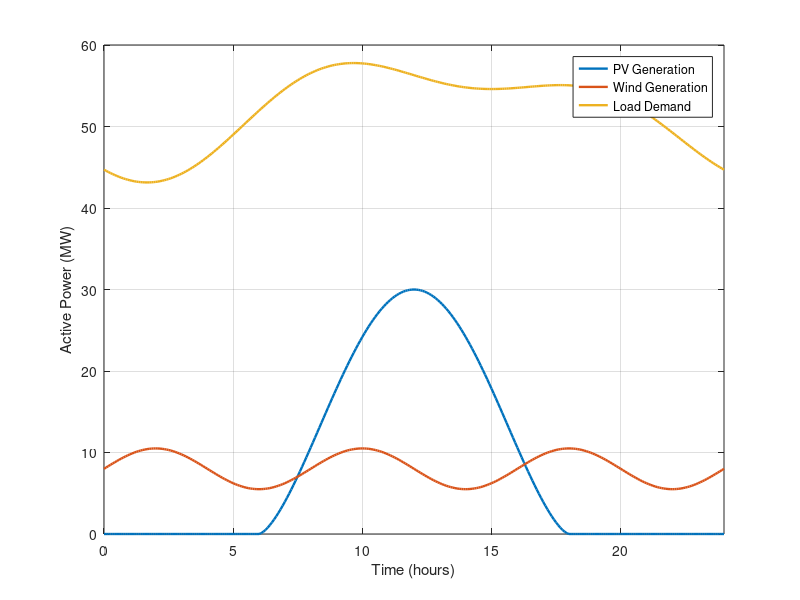

This figure's MATLAB source: (Note: this script raises an error after producing the figure.)
%% FIG. 4 - 24-HOUR SOURCE AND LOAD PROFILES
% AC Bio-Inspired Microgrid Architecture
%
% Required actual CSV file:
% microgrid_logs.csv
%
% Required columns:
% Time_s, PV_MW, Wind_MW, Load_MW
%
% Optional BESS columns:
% BESS_P_MW, BESS_SOC_pct
%
% If the CSV is missing or contains only headers,
% an illustrative preview is generated and labelled accordingly.
% Preview data is NOT a MATLAB/Simulink simulation result.

clear;
clc;
close all;

%% 1. OUTPUT FOLDER

outFolder = fullfile(pwd, 'microgrid_figures');

if ~exist(outFolder, 'dir')
    mkdir(outFolder);
end

csvFile = fullfile(pwd, 'microgrid_logs.csv');

%% 2. LOAD ACTUAL DATA OR CREATE AN ILLUSTRATIVE PREVIEW

usePreview = true;
hasBESS = false;

if isfile(csvFile)

    try
        T = readtable(csvFile);

        requiredColumns = ...
            {'Time_s','PV_MW','Wind_MW','Load_MW'};

        if height(T) > 1 && ...
                all(ismember(requiredColumns, ...
                T.Properties.VariableNames))

            time_s = T.Time_s;
            PV_MW = T.PV_MW;
            Wind_MW = T.Wind_MW;
            Load_MW = T.Load_MW;

            valid = isnumeric(time_s) && ...
                isnumeric(PV_MW) && ...
                isnumeric(Wind_MW) && ...
                isnumeric(Load_MW);

            if valid
                valid = all(isfinite(time_s)) && ...
                    all(isfinite(PV_MW)) && ...
                    all(isfinite(Wind_MW)) && ...
                    all(isfinite(Load_MW));
            end

            if valid && numel(time_s) > 1 && ...
                    all(diff(time_s) > 0)

                time_h = time_s / 3600;
                usePreview = false;

                if ismember('BESS_P_MW', ...
                        T.Properties.VariableNames) && ...
                   ismember('BESS_SOC_pct', ...
                        T.Properties.VariableNames)

                    bp = T.BESS_P_MW;
                    bs = T.BESS_SOC_pct;

                    if isnumeric(bp) && isnumeric(bs) && ...
                            any(isfinite(bp)) && ...
                            any(isfinite(bs))

                        hasBESS = true;
                        BESS_P_MW = bp;
                        BESS_SOC_pct = bs;

                    end
                end

                fprintf('Loaded data from: %s\n', csvFile);

            end
        end

    catch ME
        fprintf('CSV could not be read: %s\n', ME.message);
    end
end

%% 3. CREATE PREVIEW IF ACTUAL DATA IS UNAVAILABLE

if usePreview

    fprintf('\nNo valid simulation data found.\n');
    fprintf('Creating ILLUSTRATIVE PREVIEW ONLY.\n');

    time_h = linspace(0, 24, 289)';

    % Illustrative solar profile, MW
    solarShape = max(0, ...
        sin(pi*(time_h - 6)/12));

    PV_MW = 30 * solarShape.^1.5;

    % Illustrative wind profile, MW
    Wind_MW = 8 + 2.5 * ...
        sin(2*pi*time_h/8);

    Wind_MW = max(Wind_MW, 0);

    % Illustrative load profile, MW
    Load_MW = 52 ...
        + 6*sin(2*pi*(time_h - 7)/24) ...
        + 3*sin(4*pi*(time_h - 5)/24);

    % No BESS is invented for the preview.
    hasBESS = false;

end

%% 4. VALIDATE ARRAYS

time_h = time_h(:);
PV_MW = PV_MW(:);
Wind_MW = Wind_MW(:);
Load_MW = Load_MW(:);

if numel(time_h) ~= numel(PV_MW) || ...
   numel(time_h) ~= numel(Wind_MW) || ...
   numel(time_h) ~= numel(Load_MW)

    error('Time, PV, wind and load arrays must have equal lengths.');
end

if any(~isfinite(time_h)) || ...
   any(~isfinite(PV_MW)) || ...
   any(~isfinite(Wind_MW)) || ...
   any(~isfinite(Load_MW))

    error('The profile contains missing or non-finite data.');
end

%% 5. GENERATE FIGURE

fig = figure( ...
    'Color','w', ...
    'Name','Fig. 4 - 24-Hour Source and Load Profiles', ...
    'Position',[100 100 1150 720]);

if hasBESS

    %% TOP PANEL - GENERATION AND LOAD

    subplot(2,1,1);

    plot(time_h, PV_MW, 'LineWidth',1.6);
    hold on;

    plot(time_h, Wind_MW, 'LineWidth',1.6);
    plot(time_h, Load_MW, 'LineWidth',1.6);

    ylabel('Active Power (MW)');

    legend('PV Generation', ...
        'Wind Generation', ...
        'Load Demand', ...
        'Location','best');

    title('24-Hour Generation and Load');

    grid on;
    xlim([min(time_h), max(time_h)]);

    %% BOTTOM PANEL - BESS POWER AND STATE OF CHARGE

    subplot(2,1,2);

    yyaxis left;

    plot(time_h, BESS_P_MW, 'LineWidth',1.5);

    ylabel('BESS Power (MW)');

    yyaxis right;

    plot(time_h, BESS_SOC_pct, '--', ...
        'LineWidth',1.5);

    ylabel('State of Charge (%)');
    ylim([0 100]);

    xlabel('Time (hours)');

    title('Battery Power and State of Charge');

    grid on;
    xlim([min(time_h), max(time_h)]);

else

    %% SINGLE PANEL - GENERATION AND LOAD

    plot(time_h, PV_MW, 'LineWidth',1.7);
    hold on;

    plot(time_h, Wind_MW, 'LineWidth',1.7);
    plot(time_h, Load_MW, 'LineWidth',1.7);

    xlabel('Time (hours)');
    ylabel('Active Power (MW)');

    legend('PV Generation', ...
        'Wind Generation', ...
        'Load Demand', ...
        'Location','best');

    grid on;
    xlim([min(time_h), max(time_h)]);

end

%% 6. TITLE AND EVIDENCE STATUS

if usePreview

    sgtitle({ ...
        'ILLUSTRATIVE PREVIEW ONLY - NOT SIMULATION OUTPUT', ...
        '24-Hour Renewable Generation and Load Profiles'}, ...
        'FontWeight','bold');

else

    sgtitle({ ...
        'Fig. 4 - 24-Hour Source and Load Profiles', ...
        'Data read from microgrid_logs.csv'}, ...
        'FontWeight','bold');

end

%% 7. EXPORT FIGURE

pngFile = fullfile(outFolder, ...
    'Fig_4_24Hour_Source_Load_Profiles.png');

figFile = fullfile(outFolder, ...
    'Fig_4_24Hour_Source_Load_Profiles.fig');

try
    exportgraphics(fig, pngFile, 'Resolution',300);
catch
    print(fig, pngFile, '-dpng', '-r300');
end

savefig(fig, figFile);

fprintf('\nFigure generation completed.\n');
fprintf('PNG saved at:\n%s\n', pngFile);
fprintf('MATLAB figure saved at:\n%s\n', figFile);

if usePreview
    fprintf(['WARNING: This figure uses illustrative data. ' ...
        'Replace it with real simulation outputs before publication.\n']);
elseif max(time_h)-min(time_h) < 23.9
    warning(['The logged duration is less than 24 hours. ' ...
        'Do not describe it as a complete 24-hour result.']);
else
    fprintf('Source data covers approximately 24 hours.\n');
end
